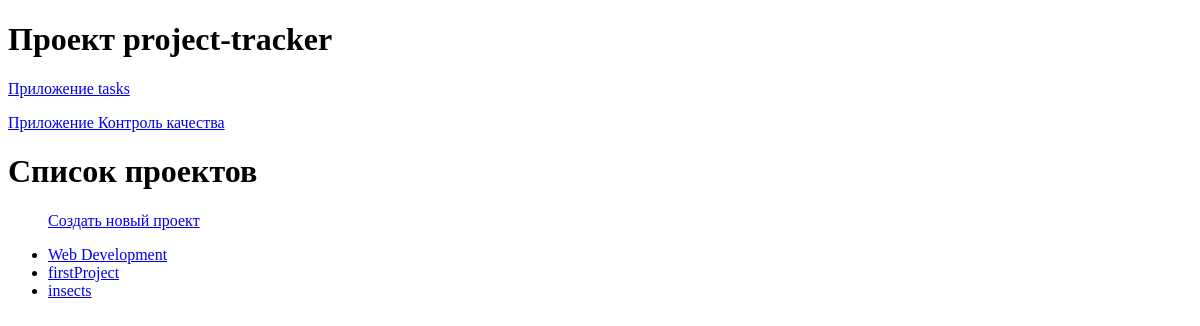
The page /projects/ on the database as committed earlier.
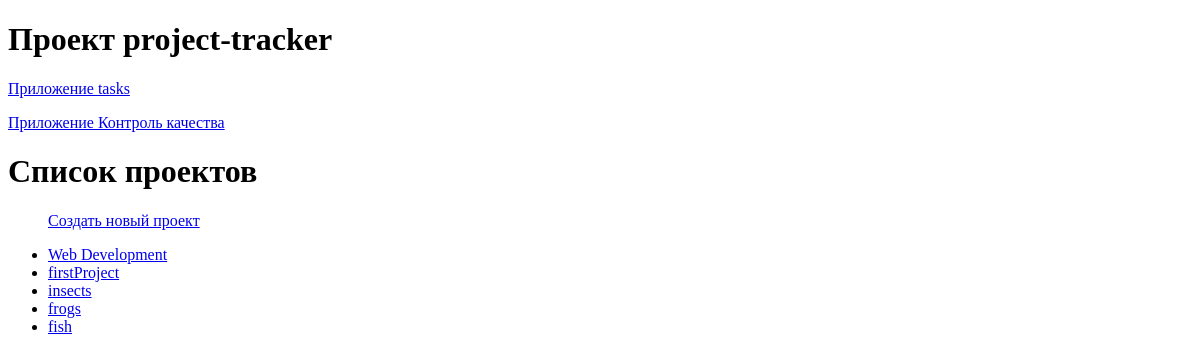
The same page on the database as committed later.
### tasks/models.py (models this page shows, shortened)
class Project(models.Model):
    name = models.CharField(max_length=100)
    description = models.TextField()
    created_at = models.DateTimeField(auto_now_add=True)

### tasks/views.py (the view)
# urls.py: path('projects/', views.ProjectsListView.as_view(), name='projects_list'),
class ProjectsListView(ListView):
    model = Project
    template_name = 'tasks/projects_list.html'

### tasks/templates/tasks/projects_list.html
{% extends 'base/base.html' %}
{% block content %}
    <h1>Список проектов</h1>
    <ul>
    <p><a href="{% url 'tasks:create_project' %}">Создать новый проект</a></p>
        {% for project in project_list %}
            <li><a href="{% url 'tasks:project_detail' project.id %}">{{ project.name }}</a></li>
        {% endfor %}
    </ul>
{% endblock %}

Rows that differ between the two databases and show on the page:
added Project: name "frogs"
added Project: name "fish"
